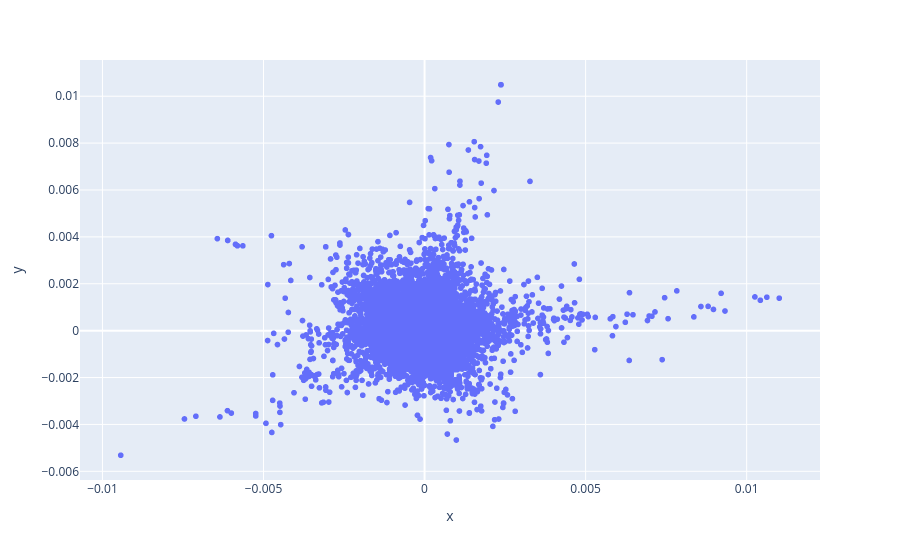

The cell this chart's notebook holds for it:
### Code cell
import plotly.express as px

fig = px.scatter(x=transform[:,8], y=transform[:,9])
fig.show()

### Figure 1 — Plotly figure (JSON) as saved in the notebook; plotly's stock layout.template omitted (floating-point values rounded to 4 significant figures; data arrays with more than 128 entries replaced by an {"elided": "..."} marker saying what was removed)
{"data": [{"hovertemplate": "x=%{x}<br>y=%{y}<extra></extra>", "legendgroup": "", "marker": {"color": "#636efa", "symbol": "circle"}, "mode": "markers", "name": "", "showlegend": false, "type": "scattergl", "x": {"elided": "19600 float values"}, "xaxis": "x", "y": {"elided": "19600 float values"}, "yaxis": "y"}], "layout": {"legend": {"tracegroupgap": 0}, "margin": {"t": 60}, "xaxis": {"anchor": "y", "domain": [0, 1], "title": {"text": "x"}}, "yaxis": {"anchor": "x", "domain": [0, 1], "title": {"text": "y"}}}}
